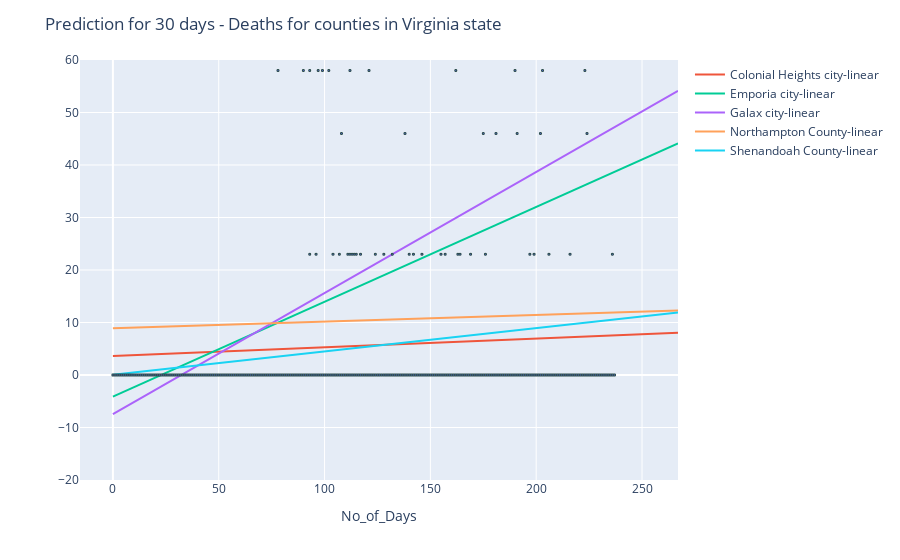

Source (notebook cell):
### Code cell
fig15.show()
VA_deaths_pred = pio.to_image(fig15,format='png')
Image(VA_deaths_pred)

### Figure 1 — Plotly figure (JSON) as saved in the notebook; plotly's stock layout.template omitted (floating-point values rounded to 4 significant figures; data arrays with more than 128 entries replaced by an {"elided": "..."} marker saying what was removed)
{"data": [{"hovertemplate": "No_of_Days=%{x}<br>deaths_diff_norm=%{y}<extra></extra>", "legendgroup": "", "marker": {"color": "#636efa", "line": {"color": "DarkSlateGrey", "width": 1}, "size": 2, "symbol": "circle"}, "mode": "markers", "name": "", "showlegend": false, "type": "scattergl", "x": {"elided": "1190 int values"}, "xaxis": "x", "y": {"elided": "1190 int values"}, "yaxis": "y"}, {"mode": "lines", "name": "Colonial Heights city-linear", "type": "scatter", "x": [0, 267], "y": [3.614, 8.053]}, {"mode": "lines", "name": "Emporia city-linear", "type": "scatter", "x": [0, 267], "y": [-4.136, 44.13]}, {"mode": "lines", "name": "Galax city-linear", "type": "scatter", "x": [0, 267], "y": [-7.447, 54.12]}, {"mode": "lines", "name": "Northampton County-linear", "type": "scatter", "x": [0, 267], "y": [8.897, 12.26]}, {"mode": "lines", "name": "Shenandoah County-linear", "type": "scatter", "x": [0, 267], "y": [0.06389, 11.9]}], "layout": {"legend": {"tracegroupgap": 0}, "margin": {"t": 60}, "title": {"text": "Prediction for 30 days - Deaths for counties in Virginia state"}, "xaxis": {"anchor": "y", "domain": [0, 1], "title": {"text": "No_of_Days"}}, "yaxis": {"anchor": "x", "autorange": false, "domain": [0, 1], "range": [-20, 60], "title": {"text": ""}}}}
